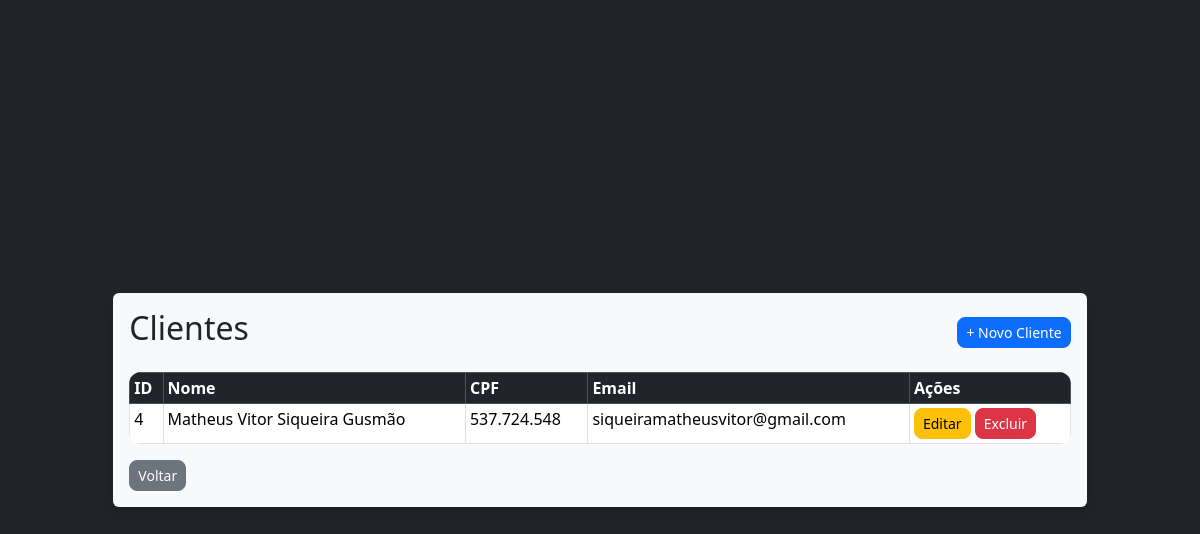
Page /view/cliente/listar_clientes.php (signed in) on the earlier database version.
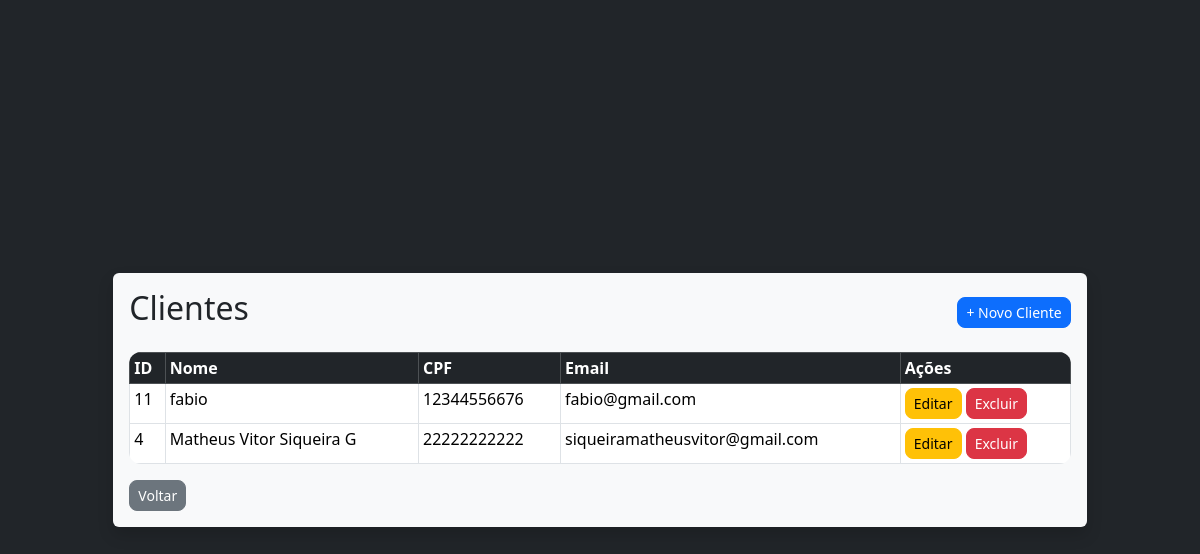
Same page on the later database version.
### tables this page shows
CREATE TABLE `clientes` (
  `id` int(11) NOT NULL,
  `nome` varchar(200) NOT NULL,
  `cpf` char(11) NOT NULL,
  `email` varchar(200) NOT NULL,
  `telefone` varchar(15) DEFAULT NULL,
  `logradouro` varchar(200) DEFAULT NULL,
  `numero` varchar(10) DEFAULT NULL,
  `bairro` varchar(100) DEFAULT NULL,
  `cidade` varchar(100) DEFAULT NULL,
  `estado` char(2) DEFAULT NULL,
  `sexo` char(1) DEFAULT NULL,
  `data_criacao` timestamp NOT NULL DEFAULT current_timestamp(),
  `data_atualizacao` timestamp NOT NULL DEFAULT current_timestamp() ON UPDATE current_timestamp(),
  `modificado_por` int(11) DEFAULT NULL
);

### view/cliente/listar_clientes.php (the view, shortened to what this page needs)
<?php
include_once '../../connection.php';
include '../../head.php';
$sql = "SELECT * FROM clientes ORDER BY nome";
$result = mysqli_query($conn, $sql);
?>
<!DOCTYPE html>
<html lang="pt-BR">
<head>
</head>
<body>
    <div class="w-100 vh-100 d-flex flex-column justify-content-center align-items-center bg-dark p-3 overflow-auto">
        <div class="col-12 col-sm-10 col-md-10 col-lg-10 bg-light p-3 rounded shadow">
            <div class="d-flex justify-content-between align-items-center mb-3">
                <h2 class="text-dark">Clientes</h2>
                <a href="cadastro_cliente.php" class="btn btn-primary btn-sm">+ Novo Cliente</a>
            </div>
            <?php if (mysqli_num_rows($result) > 0): ?>
                <div class="table-responsive">
                    <table class="table table-bordered table-sm table-hover">
                        <thead class="table-dark">
                            <tr>
                                <th>ID</th>
                                <th>Nome</th>
                                <th>CPF</th>
                                <th>Email</th>
                                <th>Ações</th>
                            </tr>
                        </thead>
                        <tbody>
                            <?php while ($cliente = mysqli_fetch_assoc($result)): ?>
                                <tr>
                                    <td><?= $cliente['id'] ?></td>
                                    <td><?= htmlspecialchars($cliente['nome']) ?></td>
                                    <td><?= htmlspecialchars($cliente['cpf']) ?></td>
                                    <td><?= htmlspecialchars($cliente['email']) ?></td>
                                    <td>
                                        <a href="editar_cliente.php?id=<?= $cliente['id'] ?>" class="btn btn-sm btn-warning">Editar</a>
                                        <a href="../../controller/cliente/excluir_cliente.php?id=<?= $cliente['id'] ?>" class="btn btn-sm btn-danger" onclick="return confirm('Tem certeza que deseja excluir este cliente?')">Excluir</a>
                                    </td>
                                </tr>
                            <?php endwhile; ?>
                        </tbody>
                    </table>
                </div>
            <?php else: ?>
                <div class="alert alert-info">Nenhum cliente encontrado.</div>
            <?php endif; ?>
            <?php
            if ($_SESSION['tipo_usuario'] == 'admin') {
                echo '<a href="../administrador/home_adm.php" class="btn btn-secondary btn-sm">Voltar</a>';
            } elseif ($_SESSION['tipo_usuario'] == 'vendedor') {
                echo '<a href="../vendedor/home_vendedor.php" class="btn btn-secondary btn-sm">Voltar</a>';
            }
            ?>
        </div>
</body>
</html>

Differences in the rows shown:
added clientes: id "11", nome "fabio", cpf "12344556676", email "fabio@gmail.com"
changed clientes "siqueiramatheusvitor@gmail.com": nome "Matheus Vitor Siqueira Gusmão" → "Matheus Vitor Siqueira G"; cpf "537.724.548" → "22222222222"
